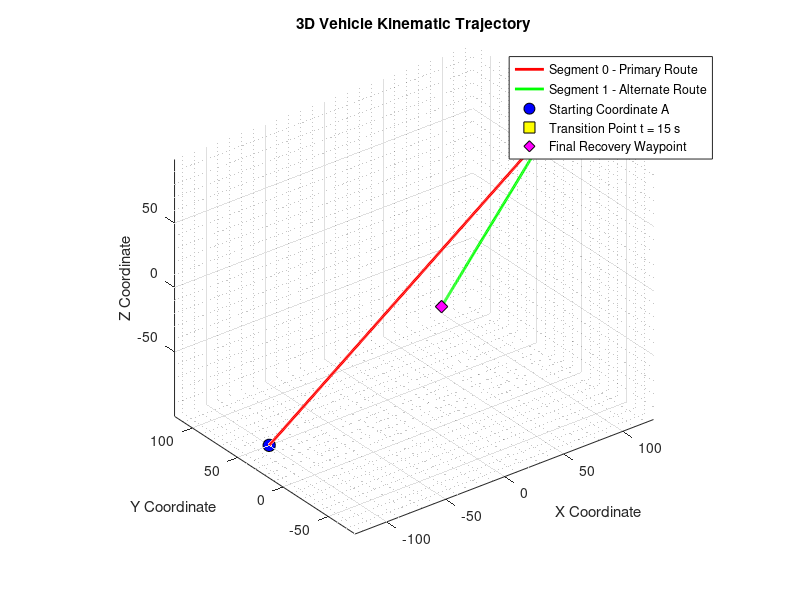
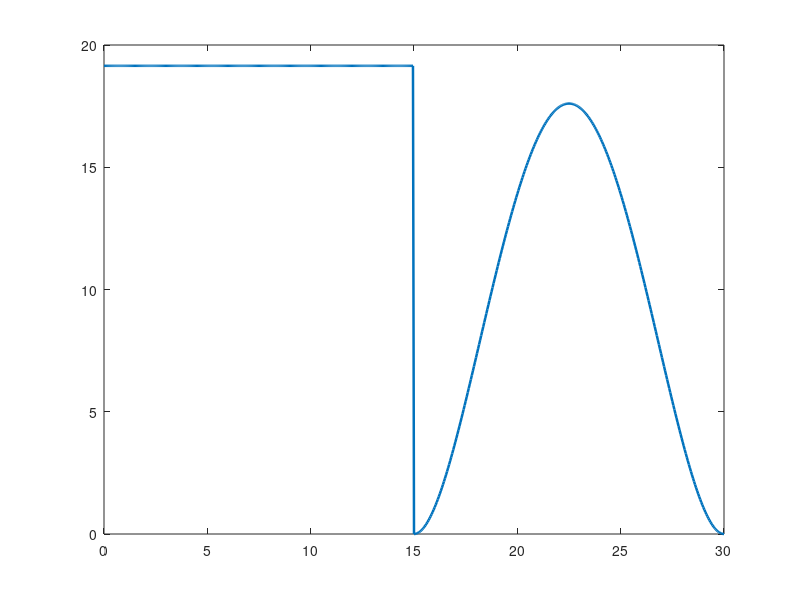

Reproduce these figures in MATLAB, in order. (Note: this script raises an error after producing the figures.)

clear;
clc;
close all;


dt = 0.05;

updateFrequency = 1 / dt;

simulationDuration = 30.0;

transitionTime = 15.0;



A = [-100.0, 50.0, -100.0];

B = [100.0, 0.0, 100.0];

recoveryWaypoint = [0.0, -10.0, 0.0];

AB = B - A;

distanceAB = norm(AB);

directionAB = AB / distanceAB;

nominalSpeed = distanceAB / transitionTime;

initialVelocity = directionAB * nominalSpeed;

Vx_initial = initialVelocity(1);
Vy_initial = initialVelocity(2);
Vz_initial = initialVelocity(3);



Time = 0:dt:simulationDuration;

numSteps = length(Time);


Vehicle_ID = zeros(numSteps, 1, "uint32");

Position = zeros(numSteps, 3);

Velocity = zeros(numSteps, 3);

Segment_Status = zeros(numSteps, 1);


currentPosition = A;
currentVelocity = initialVelocity;

vehicleIdentifier = uint32(1);


for k = 1:numSteps

    currentTime = Time(k);


    if currentTime < transitionTime

        if k > 1
            currentPosition = currentPosition + ...
                              initialVelocity * dt;
        end

        currentVelocity = initialVelocity;

        currentStatus = uint8(0);


    else

        if ~exist("transitionPosition", "var")
            transitionPosition = currentPosition;
        end

        elapsedTransitionTime = ...
            currentTime - transitionTime;

        transitionDuration = ...
            simulationDuration - transitionTime;

        progress = ...
            elapsedTransitionTime / transitionDuration;

        progress = max(0.0, min(1.0, progress));


        smoothBlend = ...
            10 * progress^3 ...
            - 15 * progress^4 ...
            + 6 * progress^5;

        blendDerivative = ...
            30 * progress^2 ...
            - 60 * progress^3 ...
            + 30 * progress^4;

        displacementToRecovery = ...
            recoveryWaypoint - transitionPosition;

        currentPosition = ...
            transitionPosition + ...
            smoothBlend .* displacementToRecovery;


        currentVelocity = ...
            displacementToRecovery .* ...
            blendDerivative ./ transitionDuration;


        currentStatus = uint8(1);

        if progress >= 1.0

            currentPosition = recoveryWaypoint;
            currentVelocity = [0.0, 0.0, 0.0];

        end

    end


    Vehicle_ID(k) = vehicleIdentifier;

    Position(k, :) = currentPosition;

    Velocity(k, :) = currentVelocity;

    Segment_Status(k) = currentStatus;

end



transitionIndex = find( ...
    abs(Time - transitionTime) < dt / 10, ...
    1 ...
);

transitionPoint = Position(transitionIndex, :);

finalPoint = Position(end, :);


fprintf('\n');
fprintf('====================================================\n');
fprintf('MODULE 1 - KINEMATIC SIMULATION\n');
fprintf('====================================================\n');

fprintf('Update frequency : %.1f Hz\n', updateFrequency);
fprintf('Time step        : %.3f s\n', dt);
fprintf('Duration         : %.1f s\n', simulationDuration);

fprintf('\nPrimary Route\n');
fprintf('A = [%.2f, %.2f, %.2f]\n', A);
fprintf('B = [%.2f, %.2f, %.2f]\n', B);

fprintf('\nInitial Velocity\n');
fprintf('Vx = %.4f\n', Vx_initial);
fprintf('Vy = %.4f\n', Vy_initial);
fprintf('Vz = %.4f\n', Vz_initial);
fprintf('Speed = %.4f units/s\n', nominalSpeed);

fprintf('\nTransition Point @ t = %.2f s\n', transitionTime);
fprintf('[%.4f, %.4f, %.4f]\n', transitionPoint);

fprintf('\nRecovery Waypoint\n');
fprintf('[%.2f, %.2f, %.2f]\n', recoveryWaypoint);

fprintf('\nFinal Position\n');
fprintf('[%.4f, %.4f, %.4f]\n', finalPoint);

fprintf('====================================================\n');



figure( ...
    'Name', 'Module 1 - 3D Kinematic Trajectory', ...
    'NumberTitle', 'off' ...
);

hold on;


segment0 = Segment_Status == 0;

plot3( ...
    Position(segment0, 1), ...
    Position(segment0, 2), ...
    Position(segment0, 3), ...
    'r-', ...
    'LineWidth', 2.0 ...
);


segment1 = Segment_Status == 1;

plot3( ...
    Position(segment1, 1), ...
    Position(segment1, 2), ...
    Position(segment1, 3), ...
    'g-', ...
    'LineWidth', 2.0 ...
);


plot3( ...
    A(1), A(2), A(3), ...
    'ko', ...
    'MarkerSize', 9, ...
    'MarkerFaceColor', 'b' ...
);


plot3( ...
    transitionPoint(1), ...
    transitionPoint(2), ...
    transitionPoint(3), ...
    'ks', ...
    'MarkerSize', 9, ...
    'MarkerFaceColor', 'y' ...
);


plot3( ...
    finalPoint(1), ...
    finalPoint(2), ...
    finalPoint(3), ...
    'kd', ...
    'MarkerSize', 9, ...
    'MarkerFaceColor', 'm' ...
);


xlabel('X Coordinate');
ylabel('Y Coordinate');
zlabel('Z Coordinate');

title('3D Vehicle Kinematic Trajectory');


% Legend.
legend( ...
    'Segment 0 - Primary Route', ...
    'Segment 1 - Alternate Route', ...
    'Starting Coordinate A', ...
    'Transition Point t = 15 s', ...
    'Final Recovery Waypoint', ...
    'Location', ...
    'best' ...
);


grid on;
grid minor;

axis equal;

view(3);

hold off;


velocityMagnitude = sqrt( ...
    Velocity(:,1).^2 + ...
    Velocity(:,2).^2 + ...
    Velocity(:,3).^2 ...
);

figure( ...
    'Name', 'Velocity Magnitude Verification', ...
    'NumberTitle', 'off' ...
);

plot( ...
    Time, ...
    velocityMagnitude, ...
    'LineWidth', 1.8 ...
);

hold on;

xline( ...
    transitionTime, ...
    '--k', ...
    'Transition t = 15 s', ...
    'LineWidth', 1.2 ...
);

xlabel('Time [s]');
ylabel('Velocity Magnitude');

title('Vehicle Velocity Magnitude');

grid on;
grid minor;

hold off;
